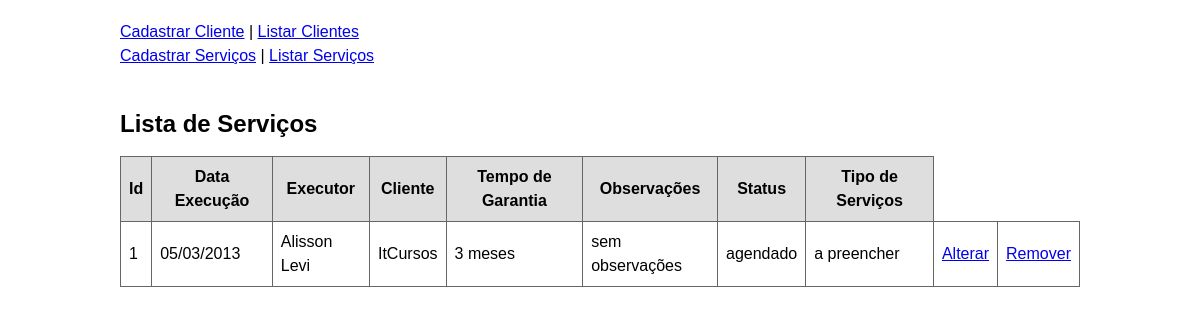
Before: / with the older database file.
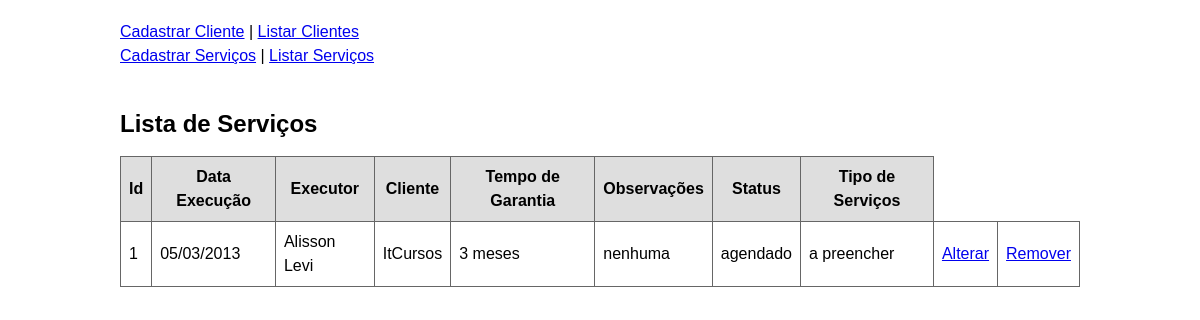
After: the same page with the newer database file.
### tables this page shows
CREATE TABLE servico_tecnico (
	id int NOT NULL auto_increment,
	data_execucao date NOT NULL,
	funcionario_id int NOT NULL,
	cliente_id int NOT NULL,
	tempo_garantia int NOT NULL,
	observacoes varchar(255) NOT NULL,
	status varchar(255) NOT NULL,
	PRIMARY KEY (id),
	FOREIGN KEY (funcionario_id) REFERENCES funcionarios(id),
	FOREIGN KEY (cliente_id) REFERENCES clientes(id)
);

CREATE TABLE funcionarios (
	id int NOT NULL auto_increment,
	nome varchar(255) NOT NULL,
	email varchar(255) NOT NULL,
	dias_semanas_trabalho varchar(255) NOT NULL,
	PRIMARY KEY (id)
);

CREATE TABLE clientes ( 
	id int NOT NULL auto_increment,
	nome varchar(255) NOT NULL,
	razao_social varchar(255) NOT NULL,
	cnpj char(18) NOT NULL,
	endereco varchar(255) NOT NULL,
	data_ultima_visita date NULL,
	data_proxima_visita date NULL,
	status varchar(255) NOT NULL,
	PRIMARY KEY (id),
	UNIQUE (nome),
	UNIQUE (cnpj),
	UNIQUE (razao_social)
);

### controle/rotas.php (called while the page is built, shortened)
<?php
    function montar_include($pasta, $arquivo) {
        return TEMPLATES.'/'.$pasta.'/'.$arquivo.'.php';
    }
    function mostrar_conteudo() {
        $uri = $_SERVER['REQUEST_URI'];
        $uri = explode('?', $uri);
        $uri = $uri[0];
        $uri = rtrim($uri, '/');
        $partes = explode('/', $uri);
        if(count($partes) >= 5) {
            $arquivo = array_pop($partes);
            $pasta = array_pop($partes);
        } else {
            $pasta = 'servico';
            $arquivo = 'listar';
        }
        $caminho = montar_include($pasta, $arquivo);
        include_once($caminho);
    }
?>

### templates/servico/listar.php (the view)
<br /><br />
<h2>Lista de Serviços</h2>
<?php
	$sql = 'select * from servico_tecnico;';
	$resultado = mysql_query($sql);
	echo '<table class=\'lista\'>
		<tr>
			<th>Id</th>
			<th>Data Execução</th>
			<th>Executor</th>
			<th>Cliente</th>
			<th>Tempo de Garantia</th>
			<th>Observações</th>
			<th>Status</th>
			<th>Tipo de Serviços</th>
		</tr>';
	while ($servicos = mysql_fetch_assoc($resultado)) {
		$servicos['data_execucao']=implode("/",array_reverse(explode("-",$servicos['data_execucao'])));
			echo '<tr>
					<td>'.$servicos['id'].'</td>
					<td>'.$servicos['data_execucao'].'</td>';
					$idFuncionario=$servicos['funcionario_id'];
					$sqlFuncionario = 'SELECT nome FROM funcionarios WHERE id='.$idFuncionario.';';
					$resultadoFuncionario = mysql_query($sqlFuncionario);
					$nomeFuncionario = mysql_fetch_assoc($resultadoFuncionario);
					echo 	'<td>'.$nomeFuncionario['nome'].'</td>';
					$idCliente=$servicos['cliente_id'];
					$sqlCliente = 'SELECT nome FROM clientes WHERE id='.$idCliente.';';
					$resultadoCliente = mysql_query($sqlCliente);
					$nomeCliente = mysql_fetch_assoc($resultadoCliente);
					echo '<td>'.$nomeCliente['nome'].'</td>
					<td>'.$servicos['tempo_garantia'].' meses</td>
					<td>'.$servicos['observacoes'].'</td>
					<td>'.$servicos['status'].'</td>
					<td>a preencher</td>
					<td><a href=\'/'.BASE.'/index.php/servico/alterar/?id='.$servicos['id'].'\'>Alterar</a></td>
					<td><a href=\'/'.BASE.'/index.php/servico/remover/?id='.$servicos['id'].'\'>Remover</a></td>
				</tr>';
			}
			echo '</table>';
?>

Changed rows visible on the page:
changed servico_tecnico "agendado": observacoes "sem observações" → "nenhuma"
